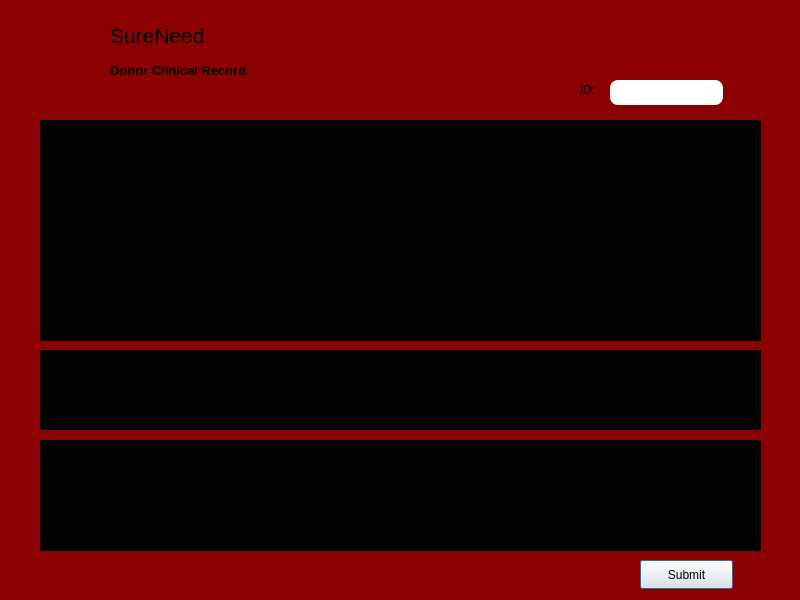
<?xml version="1.0" encoding="UTF-8"?>
<ui version="4.0">
 <class>DonorForm</class>
 <widget class="QDialog" name="DonorForm">
  <property name="geometry">
   <rect>
    <x>0</x>
    <y>0</y>
    <width>800</width>
    <height>600</height>
   </rect>
  </property>
  <property name="windowTitle">
   <string>Donor Form</string>
  </property>
  <property name="styleSheet">
   <string notr="true">QDialog{
background: #8B0000;

}</string>
  </property>
  <widget class="QLabel" name="label_12">
   <property name="geometry">
    <rect>
     <x>110</x>
     <y>20</y>
     <width>201</width>
     <height>31</height>
    </rect>
   </property>
   <property name="font">
    <font>
     <pointsize>16</pointsize>
     <bold>false</bold>
    </font>
   </property>
   <property name="text">
    <string>SureNeed</string>
   </property>
  </widget>
  <widget class="QLabel" name="label_13">
   <property name="geometry">
    <rect>
     <x>10</x>
     <y>0</y>
     <width>131</width>
     <height>91</height>
    </rect>
   </property>
   <property name="styleSheet">
    <string notr="true">QWidget{
image: url(&quot;C:/Users/clint/Pictures/sblood.png&quot;);
}</string>
   </property>
   <property name="text">
    <string/>
   </property>
  </widget>
  <widget class="QLabel" name="label_14">
   <property name="geometry">
    <rect>
     <x>110</x>
     <y>60</y>
     <width>181</width>
     <height>21</height>
    </rect>
   </property>
   <property name="font">
    <font>
     <pointsize>10</pointsize>
     <bold>true</bold>
    </font>
   </property>
   <property name="text">
    <string>Donor Clinical Record</string>
   </property>
  </widget>
  <widget class="QLineEdit" name="txtIdentification">
   <property name="geometry">
    <rect>
     <x>610</x>
     <y>80</y>
     <width>113</width>
     <height>25</height>
    </rect>
   </property>
   <property name="styleSheet">
    <string notr="true">QLineEdit{
border: 2px;
border-radius: 8px;
}</string>
   </property>
  </widget>
  <widget class="QLabel" name="label_16">
   <property name="geometry">
    <rect>
     <x>580</x>
     <y>80</y>
     <width>31</width>
     <height>20</height>
    </rect>
   </property>
   <property name="text">
    <string>ID:</string>
   </property>
  </widget>
  <widget class="QPushButton" name="btnSubmit">
   <property name="geometry">
    <rect>
     <x>640</x>
     <y>560</y>
     <width>93</width>
     <height>29</height>
    </rect>
   </property>
   <property name="text">
    <string>Submit</string>
   </property>
  </widget>
  <widget class="QGroupBox" name="groupBox">
   <property name="geometry">
    <rect>
     <x>40</x>
     <y>120</y>
     <width>721</width>
     <height>221</height>
    </rect>
   </property>
   <property name="styleSheet">
    <string notr="true">QGroupBox{
border: 1px solid black;
background: black
}</string>
   </property>
   <property name="title">
    <string>Personal Details</string>
   </property>
   <widget class="QLineEdit" name="txtMiddleName">
    <property name="geometry">
     <rect>
      <x>530</x>
      <y>40</y>
      <width>171</width>
      <height>25</height>
     </rect>
    </property>
    <property name="styleSheet">
     <string notr="true">QLineEdit{
border-bottom: 1px solid black;
background: transparent;
}
</string>
    </property>
   </widget>
   <widget class="QLineEdit" name="txtGender">
    <property name="geometry">
     <rect>
      <x>530</x>
      <y>100</y>
      <width>171</width>
      <height>25</height>
     </rect>
    </property>
    <property name="styleSheet">
     <string notr="true">QLineEdit{
border-bottom: 1px solid black;
background: transparent;
}
</string>
    </property>
    <property name="dragEnabled">
     <bool>false</bool>
    </property>
   </widget>
   <widget class="QLineEdit" name="txtDateofBirth">
    <property name="geometry">
     <rect>
      <x>530</x>
      <y>170</y>
      <width>171</width>
      <height>25</height>
     </rect>
    </property>
    <property name="styleSheet">
     <string notr="true">QLineEdit{
border-bottom: 1px solid black;
background: transparent;
}
</string>
    </property>
   </widget>
   <widget class="QLabel" name="label_5">
    <property name="geometry">
     <rect>
      <x>420</x>
      <y>170</y>
      <width>91</width>
      <height>20</height>
     </rect>
    </property>
    <property name="text">
     <string>Date of Birth:</string>
    </property>
   </widget>
   <widget class="QLabel" name="label_4">
    <property name="geometry">
     <rect>
      <x>440</x>
      <y>100</y>
      <width>63</width>
      <height>20</height>
     </rect>
    </property>
    <property name="text">
     <string>Gender:</string>
    </property>
   </widget>
   <widget class="QLabel" name="label_2">
    <property name="geometry">
     <rect>
      <x>410</x>
      <y>50</y>
      <width>101</width>
      <height>20</height>
     </rect>
    </property>
    <property name="text">
     <string>Middle Name:</string>
    </property>
   </widget>
   <widget class="QLineEdit" name="txtFirstName">
    <property name="geometry">
     <rect>
      <x>140</x>
      <y>40</y>
      <width>171</width>
      <height>25</height>
     </rect>
    </property>
    <property name="styleSheet">
     <string notr="true">QLineEdit{
border-bottom: 1px solid black;
background: transparent;
}
</string>
    </property>
   </widget>
   <widget class="QLineEdit" name="txtLastName">
    <property name="geometry">
     <rect>
      <x>140</x>
      <y>100</y>
      <width>171</width>
      <height>25</height>
     </rect>
    </property>
    <property name="styleSheet">
     <string notr="true">QLineEdit{
border-bottom: 1px solid black;
background: transparent;
}
</string>
    </property>
   </widget>
   <widget class="QLineEdit" name="txtAge">
    <property name="geometry">
     <rect>
      <x>140</x>
      <y>160</y>
      <width>171</width>
      <height>25</height>
     </rect>
    </property>
    <property name="styleSheet">
     <string notr="true">QLineEdit{
border-bottom: 1px solid black;
background: transparent;
}
</string>
    </property>
   </widget>
   <widget class="QLabel" name="label">
    <property name="geometry">
     <rect>
      <x>40</x>
      <y>40</y>
      <width>81</width>
      <height>20</height>
     </rect>
    </property>
    <property name="text">
     <string>First Name:</string>
    </property>
   </widget>
   <widget class="QLabel" name="label_3">
    <property name="geometry">
     <rect>
      <x>40</x>
      <y>100</y>
      <width>81</width>
      <height>20</height>
     </rect>
    </property>
    <property name="text">
     <string>Last Name:</string>
    </property>
   </widget>
   <widget class="QLabel" name="label_15">
    <property name="geometry">
     <rect>
      <x>60</x>
      <y>170</y>
      <width>51</width>
      <height>20</height>
     </rect>
    </property>
    <property name="text">
     <string>Age:</string>
    </property>
   </widget>
  </widget>
  <widget class="QGroupBox" name="groupBox_2">
   <property name="geometry">
    <rect>
     <x>40</x>
     <y>350</y>
     <width>721</width>
     <height>80</height>
    </rect>
   </property>
   <property name="styleSheet">
    <string notr="true">QGroupBox{
border: 1px solid black;
background: black
}</string>
   </property>
   <property name="title">
    <string>Contact Details</string>
   </property>
   <widget class="QLineEdit" name="txtEmailAddress">
    <property name="geometry">
     <rect>
      <x>530</x>
      <y>30</y>
      <width>171</width>
      <height>25</height>
     </rect>
    </property>
    <property name="styleSheet">
     <string notr="true">QLineEdit{
border-bottom: 1px solid black;
background: transparent;
}
</string>
    </property>
   </widget>
   <widget class="QLabel" name="label_9">
    <property name="geometry">
     <rect>
      <x>400</x>
      <y>30</y>
      <width>111</width>
      <height>20</height>
     </rect>
    </property>
    <property name="text">
     <string>Email Address:</string>
    </property>
   </widget>
   <widget class="QLineEdit" name="txtContactNumber">
    <property name="geometry">
     <rect>
      <x>140</x>
      <y>30</y>
      <width>171</width>
      <height>25</height>
     </rect>
    </property>
    <property name="styleSheet">
     <string notr="true">QLineEdit{
border-bottom: 1px solid black;
background: transparent;
}
</string>
    </property>
   </widget>
   <widget class="QLabel" name="label_8">
    <property name="geometry">
     <rect>
      <x>10</x>
      <y>30</y>
      <width>121</width>
      <height>20</height>
     </rect>
    </property>
    <property name="text">
     <string>Contact Number:</string>
    </property>
   </widget>
  </widget>
  <widget class="QGroupBox" name="groupBox_3">
   <property name="geometry">
    <rect>
     <x>40</x>
     <y>440</y>
     <width>721</width>
     <height>111</height>
    </rect>
   </property>
   <property name="styleSheet">
    <string notr="true">QGroupBox{
border: 1px solid black;
background: black;
}</string>
   </property>
   <property name="title">
    <string>Others</string>
   </property>
   <widget class="QLineEdit" name="txtAreaofResidence">
    <property name="geometry">
     <rect>
      <x>530</x>
      <y>20</y>
      <width>171</width>
      <height>25</height>
     </rect>
    </property>
    <property name="styleSheet">
     <string notr="true">QLineEdit{
border-bottom: 1px solid black;
background: transparent;
}
</string>
    </property>
   </widget>
   <widget class="QLabel" name="label_6">
    <property name="geometry">
     <rect>
      <x>380</x>
      <y>20</y>
      <width>131</width>
      <height>20</height>
     </rect>
    </property>
    <property name="text">
     <string>Area of Residence:</string>
    </property>
   </widget>
   <widget class="QLineEdit" name="txtDateDonated">
    <property name="geometry">
     <rect>
      <x>530</x>
      <y>80</y>
      <width>171</width>
      <height>25</height>
     </rect>
    </property>
    <property name="styleSheet">
     <string notr="true">QLineEdit{
border-bottom: 1px solid black;
background: transparent;
}
</string>
    </property>
   </widget>
   <widget class="QLabel" name="label_10">
    <property name="geometry">
     <rect>
      <x>400</x>
      <y>80</y>
      <width>101</width>
      <height>20</height>
     </rect>
    </property>
    <property name="text">
     <string>Date Donated:</string>
    </property>
   </widget>
   <widget class="QLineEdit" name="txtOccupation">
    <property name="geometry">
     <rect>
      <x>140</x>
      <y>20</y>
      <width>171</width>
      <height>25</height>
     </rect>
    </property>
    <property name="styleSheet">
     <string notr="true">QLineEdit{
border-bottom: 1px solid black;
background: transparent;
}
</string>
    </property>
   </widget>
   <widget class="QLineEdit" name="txtBloodType">
    <property name="geometry">
     <rect>
      <x>140</x>
      <y>70</y>
      <width>171</width>
      <height>25</height>
     </rect>
    </property>
    <property name="styleSheet">
     <string notr="true">QLineEdit{
border-bottom: 1px solid black;
background: transparent;
}
</string>
    </property>
   </widget>
   <widget class="QLabel" name="label_7">
    <property name="geometry">
     <rect>
      <x>30</x>
      <y>30</y>
      <width>81</width>
      <height>20</height>
     </rect>
    </property>
    <property name="text">
     <string>Occupation:</string>
    </property>
   </widget>
   <widget class="QLabel" name="label_11">
    <property name="geometry">
     <rect>
      <x>20</x>
      <y>70</y>
      <width>91</width>
      <height>20</height>
     </rect>
    </property>
    <property name="text">
     <string>Blood Type:</string>
    </property>
   </widget>
  </widget>
  <zorder>groupBox_3</zorder>
  <zorder>groupBox_2</zorder>
  <zorder>groupBox</zorder>
  <zorder>label_12</zorder>
  <zorder>label_13</zorder>
  <zorder>label_14</zorder>
  <zorder>txtIdentification</zorder>
  <zorder>label_16</zorder>
  <zorder>btnSubmit</zorder>
 </widget>
 <resources/>
 <connections/>
</ui>
